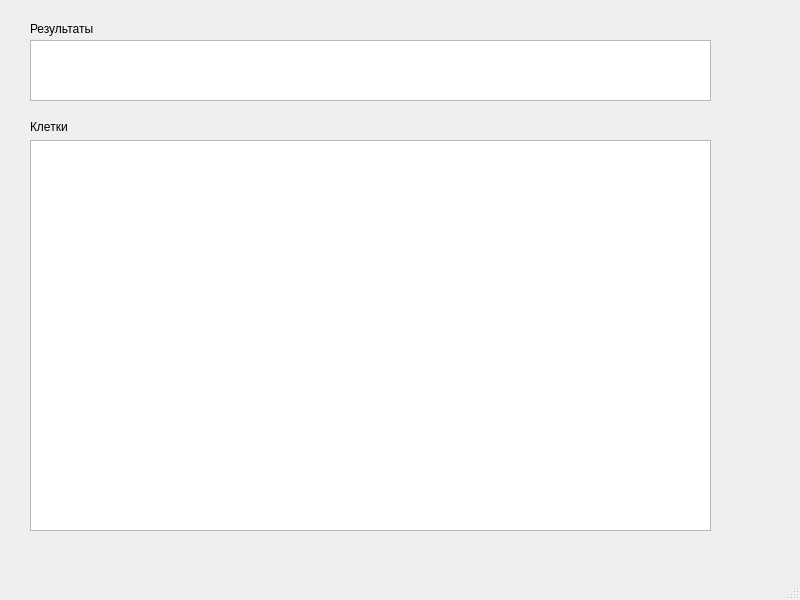
<?xml version="1.0" encoding="UTF-8"?>
<ui version="4.0">
 <class>tablet</class>
 <widget class="QMainWindow" name="tablet">
  <property name="geometry">
   <rect>
    <x>0</x>
    <y>0</y>
    <width>800</width>
    <height>600</height>
   </rect>
  </property>
  <property name="windowTitle">
   <string>MainWindow</string>
  </property>
  <widget class="QWidget" name="centralwidget">
   <widget class="QTableView" name="tableView">
    <property name="geometry">
     <rect>
      <x>30</x>
      <y>40</y>
      <width>681</width>
      <height>61</height>
     </rect>
    </property>
   </widget>
   <widget class="QTableView" name="tableView_2">
    <property name="geometry">
     <rect>
      <x>30</x>
      <y>140</y>
      <width>681</width>
      <height>391</height>
     </rect>
    </property>
   </widget>
   <widget class="QLabel" name="label">
    <property name="geometry">
     <rect>
      <x>30</x>
      <y>20</y>
      <width>111</width>
      <height>17</height>
     </rect>
    </property>
    <property name="text">
     <string>Результаты</string>
    </property>
   </widget>
   <widget class="QLabel" name="label_2">
    <property name="geometry">
     <rect>
      <x>30</x>
      <y>116</y>
      <width>111</width>
      <height>21</height>
     </rect>
    </property>
    <property name="text">
     <string>Клетки</string>
    </property>
   </widget>
  </widget>
  <widget class="QMenuBar" name="menubar">
   <property name="geometry">
    <rect>
     <x>0</x>
     <y>0</y>
     <width>800</width>
     <height>25</height>
    </rect>
   </property>
  </widget>
  <widget class="QStatusBar" name="statusbar"/>
 </widget>
 <resources/>
 <connections/>
</ui>
